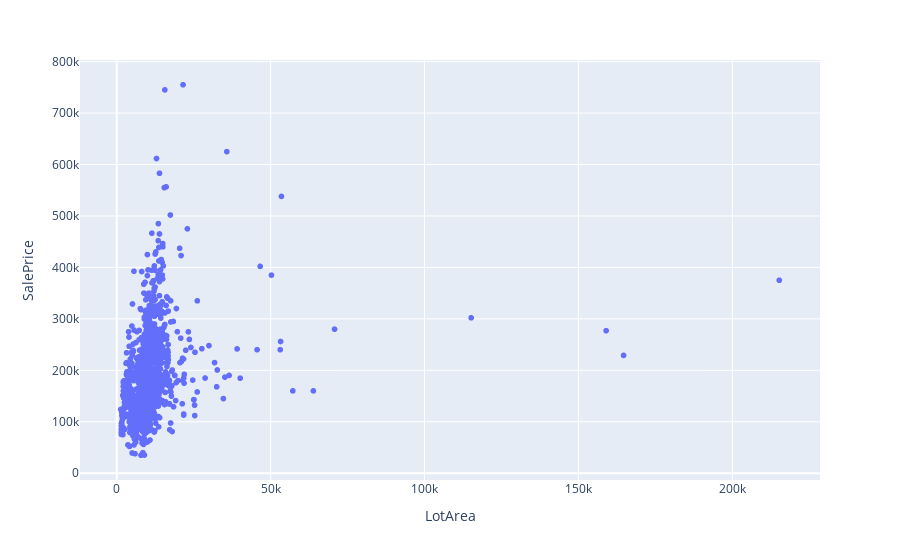

The cell this chart's notebook holds for it:
### Code cell
fig = px.scatter(train_data, x="LotArea", y="SalePrice")
fig.show()

### Figure 1 — Plotly figure (JSON) as saved in the notebook; plotly's stock layout.template omitted (floating-point values rounded to 4 significant figures; data arrays with more than 128 entries replaced by an {"elided": "..."} marker saying what was removed)
{"data": [{"hovertemplate": "LotArea=%{x}<br>SalePrice=%{y}<extra></extra>", "legendgroup": "", "marker": {"color": "#636efa", "symbol": "circle"}, "mode": "markers", "name": "", "showlegend": false, "type": "scattergl", "x": {"elided": "1460 int values"}, "xaxis": "x", "y": {"elided": "1460 int values"}, "yaxis": "y"}], "layout": {"legend": {"tracegroupgap": 0}, "margin": {"t": 60}, "xaxis": {"anchor": "y", "domain": [0, 1], "title": {"text": "LotArea"}}, "yaxis": {"anchor": "x", "domain": [0, 1], "title": {"text": "SalePrice"}}}}
